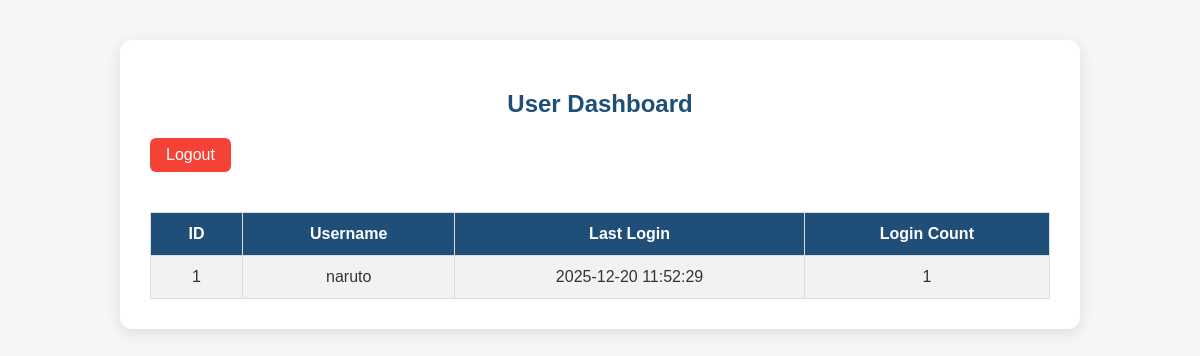
The page /dashboard (signed in) on the database as committed earlier.
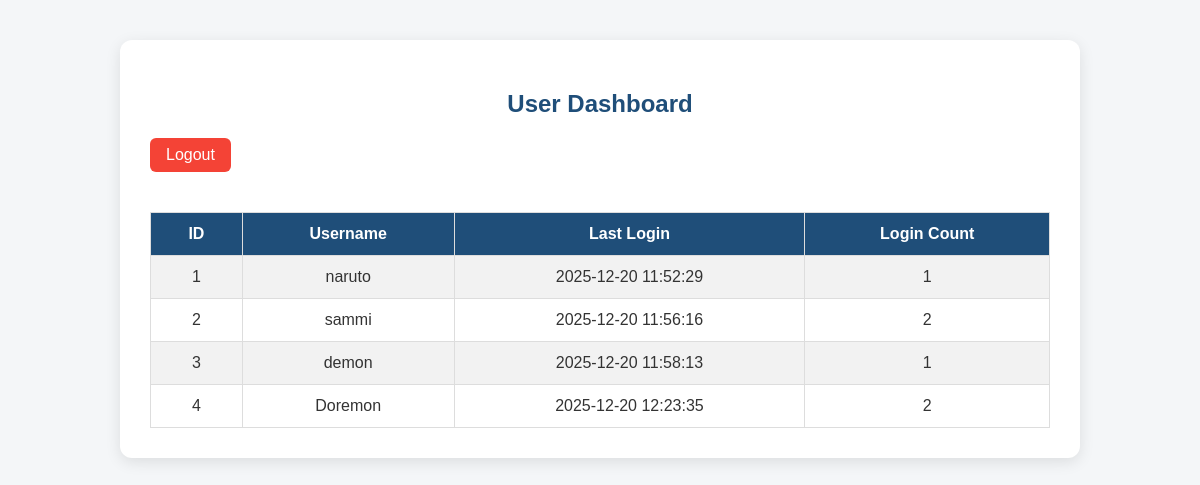
The same page on the database as committed later.
### tables this page shows
CREATE TABLE users (
            id INTEGER PRIMARY KEY AUTOINCREMENT,
            username TEXT UNIQUE NOT NULL,
            password TEXT NOT NULL,
            login_count INTEGER DEFAULT 0,
            last_login TEXT,
            created_at TEXT DEFAULT CURRENT_TIMESTAMP
        );

### backend/app.py (the view)
@app.route("/dashboard")
def dashboard():
    if "user" not in session:
        return redirect("/")
    users = get_all_users()
    return render_template("dashboard.html", users=users)

### backend/db.py (called while the page is built)
def get_connection():
    return sqlite3.connect(DB_PATH, check_same_thread=False)

def get_all_users():
    conn = get_connection()
    cursor = conn.cursor()
    cursor.execute(
        "SELECT id, username, last_login, login_count FROM users"
    )
    users = cursor.fetchall()
    conn.close()
    return users

### frontend/templates/dashboard.html (shortened to what this page needs)
<!DOCTYPE html>
<html>
<head>
</head>
<body>
    <div class="container">
        <h2>User Dashboard</h2>
        <a class="logout" href="/logout">Logout</a>
        <table>
            <tr>
                <th>ID</th>
                <th>Username</th>
                <th>Last Login</th>
                <th>Login Count</th>
            </tr>
            {% for u in users %}
            <tr>
                <td>{{ u[0] }}</td>
                <td>{{ u[1] }}</td>
                <td>{{ u[2] }}</td>
                <td>{{ u[3] }}</td>
            </tr>
            {% endfor %}
        </table>
    </div>
</body>
</html>

### frontend/templates/dashboard.html (style rules this page uses)
body { font-family: Arial, sans-serif; background: #f4f6f8; color: #333; margin: 0; padding: 0; }
.container { width: 90%; max-width: 900px; margin: 40px auto; background: #fff; padding: 30px; border-radius: 12px; box-shadow: 0 4px 15px rgba(0,0,0,0.1); }
h2 { text-align: center; color: #1f4e79; }
a.logout { display: inline-block; margin-bottom: 20px; text-decoration: none; color: white; background: #f44336; padding: 8px 16px; border-radius: 6px; }
table { width: 100%; border-collapse: collapse; margin-top: 20px; }
th, td { padding: 12px 15px; border: 1px solid #ddd; text-align: center; }
th { background-color: #1f4e79; color: #fff; }
tr:nth-child(even) { background-color: #f2f2f2; }

Rows that differ between the two databases and show on the page:
added users: id "2", username "sammi", last_login "2025-12-20 11:56:16", login_count "2"
added users: id "3", username "demon", last_login "2025-12-20 11:58:13", login_count "1"
added users: id "4", username "Doremon", last_login "2025-12-20 12:23:35", login_count "2"
